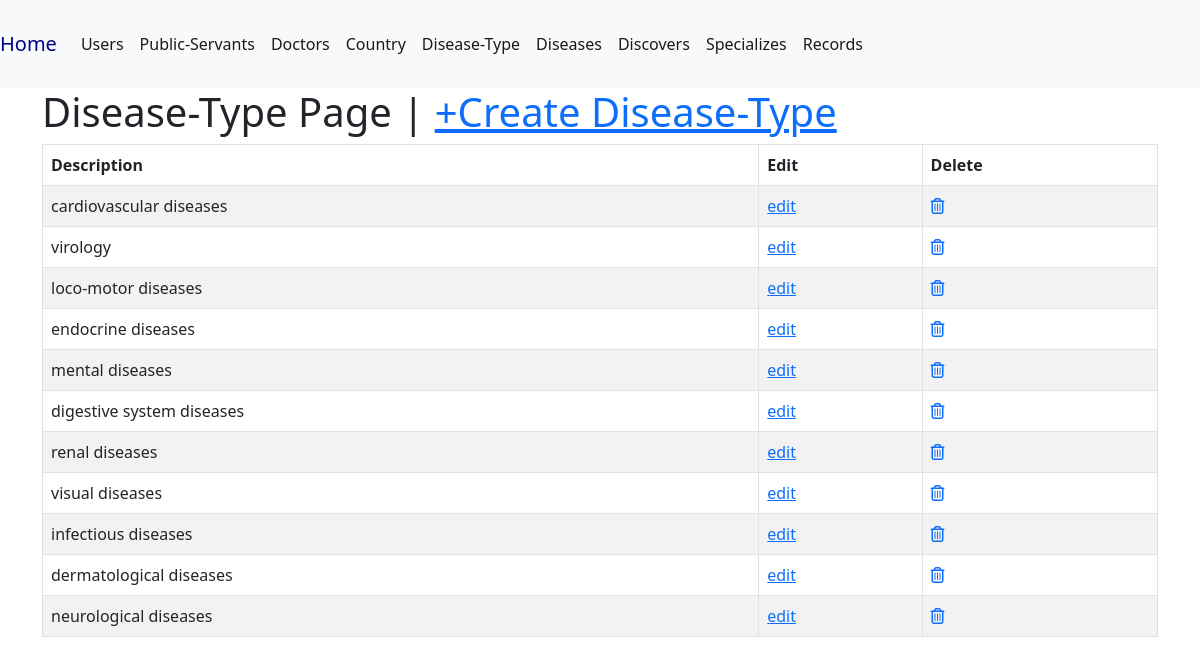
The app's page /disease-type/ with its own data.
### data/models.py (models this page shows)
class DiseaseType(models.Model):
    id = models.AutoField(primary_key=True)
    description = models.CharField(max_length=140, blank=True, null=True)
    class Meta:
        db_table = 'disease_type'
        verbose_name_plural = 'Disease Type'
    def __str__(self) -> str:
        return self.description

### data/views.py (the view)
# urls.py: path('disease-type/', diseaseType, name='disease-type'),
def diseaseType(request):
    disease_types = DiseaseType.objects.all()
    context = {'disease_types': disease_types}
    return render(request, 'read/disease_type.html', context)

### templates/read/disease_type.html
{% extends 'main.html' %}
{% block content %}
    <div class="container">
        <h1>Disease-Type Page | <a href="{% url 'create-disease-type' %}">+Create Disease-Type</a></h1>
        <table class="table table-striped table-bordered">
            <thead class="thead-dark">
                <tr>
                    <th scope="col">Description</th>
                    <th scope="col">Edit</th>
                    <th scope="col">Delete</th>
                  </tr>
            </thead>
            {% for disease_type in disease_types %}
            <tr>
              <td>{{disease_type}}</td>
              <td><a href="{% url 'update-disease-type' disease_type.id %}">edit</a></td>
              <td><a href="{% url 'delete-disease-type' disease_type.id %}"><i class="fa fa-trash-o"></i></a></td>
            </tr>
            {% endfor %}
          </table>
    </div>
{% endblock %}

### records on screen
DiseaseType: description "cardiovascular diseases"
DiseaseType: description "virology"
DiseaseType: description "loco-motor diseases"
DiseaseType: description "endocrine diseases"
DiseaseType: description "mental diseases"
DiseaseType: description "digestive system diseases"
DiseaseType: description "renal diseases"
DiseaseType: description "visual diseases"
DiseaseType: description "infectious diseases"
DiseaseType: description "dermatological diseases"
DiseaseType: description "neurological diseases"
